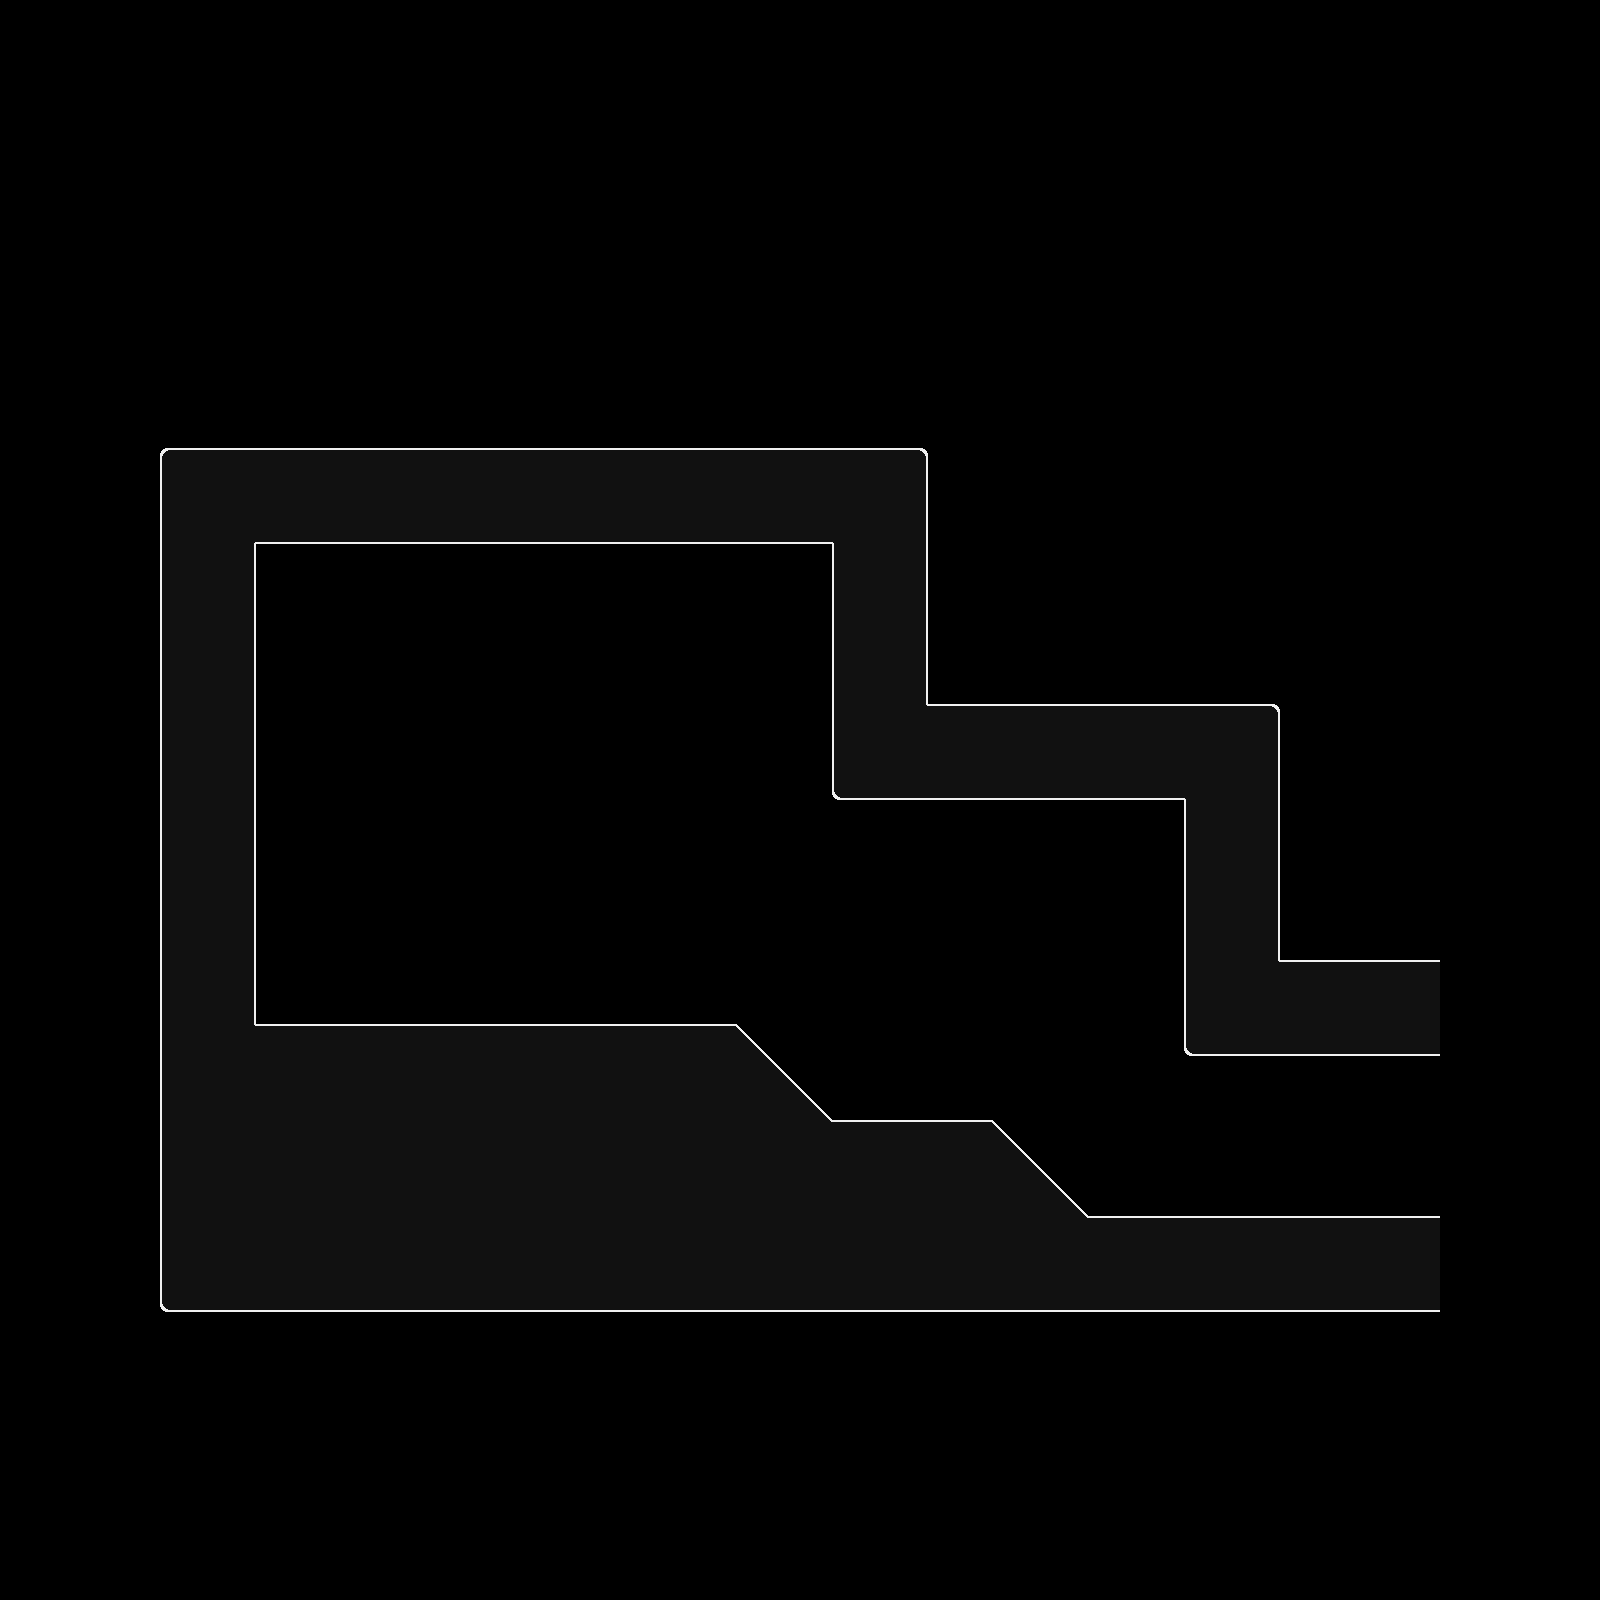

Tiled map render using the project's own tile images. Description and the map definition, with tile-layer contents summarised, below:
An orthogonal 50x50 tile map with 32x32 px tiles, 1 tile layer (Tile Layer 1) and 10 objects (2x Multitrigger, 2x Bounds, Start, Sensor, Warp, ...).

<map version="1.5" tiledversion="1.7.1" orientation="orthogonal" renderorder="right-down" compressionlevel="0" width="50" height="50" tilewidth="32" tileheight="32" infinite="0" nextlayerid="4" nextobjectid="11">
 <tileset firstgid="1" source="main_0.tsx" />
 <layer id="1" name="Tile Layer 1" width="50" height="50">
  <data>[2500 cells, 477 non-empty, 12 distinct tile ids]</data>
 </layer>
 <objectgroup id="2" name="event-layer">
  <object id="2" name="Start" type="Start" x="1280" y="1152" width="32" height="32">
   <properties>
    <property name="startId" value="start0" />
    <property name="triggeredId" value="" />
    <property name="triggeringId" value="playerstart" />
   </properties>
  </object>
  <object id="3" name="Sensor" type="Sensor" x="1344" y="1056" width="96" height="160">
   <properties>
    <property name="triggeredId" value="" />
    <property name="triggeringId" value="warp0" />
   </properties>
  </object>
  <object id="4" name="Warp" type="Warp" x="1472" y="1152" width="32" height="32">
   <properties>
    <property name="level" value="PLENUMCHAMBER3" />
    <property name="startId" value="start1" />
    <property name="triggeredId" value="warp0" />
   </properties>
  </object>
  <object id="5" name="Multitrigger" type="Multitrigger" x="192" y="192" width="32" height="32">
   <properties>
    <property name="triggeredId" value="playerstart" />
    <property name="triggeringId" value="bounds1,bounds2" />
   </properties>
  </object>
  <object id="6" name="Bounds" type="Bounds" x="160" y="448" width="32" height="32">
   <properties>
    <property name="left" type="bool" value="true" />
    <property name="triggeredId" value="bounds1" />
    <property name="up" type="bool" value="true" />
   </properties>
  </object>
  <object id="7" name="Bounds" type="Bounds" x="1312" y="1312" width="32" height="32">
   <properties>
    <property name="down" type="bool" value="true" />
    <property name="left" type="bool" value="false" />
    <property name="right" type="bool" value="true" />
    <property name="triggeredId" value="bounds2" />
    <property name="up" type="bool" value="false" />
   </properties>
  </object>
  <object id="8" name="Prefab" type="PrefabSpawnerUnlock" x="352" y="928" width="96" height="96">
   <properties>
    <property name="name" value="BUCKET_OF_BATTERIES" />
    <property name="prefabId" value="SpawnerUnlock" />
    <property name="triggeredId" value="unlock1" />
    <property name="triggeringId" value="" />
    <property name="type" value="ARTIFACT" />
   </properties>
  </object>
  <object id="9" name="Timer" type="Timer" x="192" y="128" width="32" height="32">
   <properties>
    <property name="interval" type="float" value="0" />
    <property name="triggeredId" value="startTimer" />
    <property name="triggeringId" value="onceAtStart" />
   </properties>
  </object>
  <object id="10" name="Multitrigger" type="Multitrigger" x="256" y="128" width="32" height="32">
   <properties>
    <property name="triggeredId" value="onceAtStart" />
    <property name="triggeringId" value="startTimer,unlock1" />
   </properties>
  </object>
 </objectgroup>
 <objectgroup id="3" name="collision-layer">
  <object id="1" x="1440" y="1056">
   <polyline points="0,0 -256,0 -256,-256 -608,-256 -608,-512 -1184,-512 -1184,-32 -704,-32 -608,64 -448,64 -352,160 0,160 0,0" />
  </object>
 </objectgroup>
</map>
